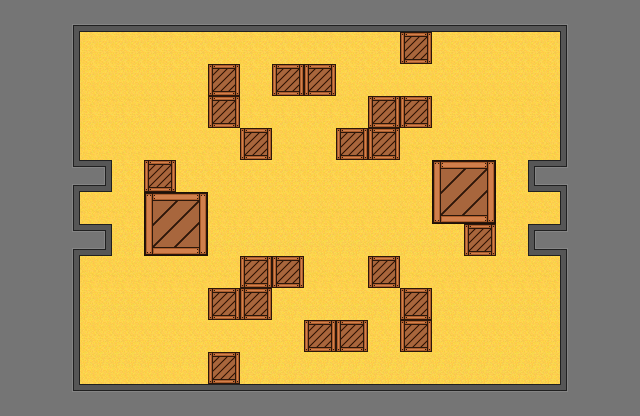

The image is a tile-based game level rendered from a .tmx file. Its description and source (layers, tilesets, objects; grid data summarised) follow:
An orthogonal 40x26 tile map with 16x16 px tiles, 2 tile layers (ground, obstacles), 2 tilesets and 31 objects (24x collision_full, 4x spawn, 3x weaponspawn).

<map version="1.0" orientation="orthogonal" renderorder="right-down" width="40" height="26" tilewidth="16" tileheight="16" nextobjectid="38">
 <properties>
  <property name="ffa" value="true" />
  <property name="name" value="Close Quarters" />
  <property name="team" value="false" />
 </properties>
 <tileset firstgid="1" name="obstaclesSheet" tilewidth="16" tileheight="16" tilecount="128" columns="16">
  <image source="sprites/obstaclesSheet.png" width="256" height="128" />
 </tileset>
 <tileset firstgid="129" name="landscapetextures" tilewidth="16" tileheight="16" tilecount="32" columns="8">
  <image source="sprites/landscapetextures.png" width="128" height="64" />
 </tileset>
 <layer name="ground" width="40" height="26">
  <data>[1040 cells, 1040 non-empty, 8 distinct tile ids]</data>
 </layer>
 <objectgroup name="spawnpoints">
  <object id="27" name="spawn1" type="spawn" x="112" y="336" width="16" height="16">
   <ellipse />
  </object>
  <object id="28" name="spawn2" type="spawn" x="112" y="64" width="16" height="16">
   <ellipse />
  </object>
  <object id="29" name="spawn3" type="spawn" x="512" y="64" width="16" height="16">
   <ellipse />
  </object>
  <object id="30" name="spawn4" type="spawn" x="512" y="336" width="16" height="16">
   <ellipse />
  </object>
 </objectgroup>
 <layer name="obstacles" width="40" height="26">
  <data>[1040 cells, 512 non-empty, 59 distinct tile ids]</data>
 </layer>
 <objectgroup name="collision">
  <object id="2" name="collision" type="collision_full" x="368" y="96" width="64" height="32">
   <properties>
    <property name="collision_level" value="2" />
   </properties>
  </object>
  <object id="3" name="collision" type="collision_full" x="336" y="128" width="64" height="32">
   <properties>
    <property name="collision_level" value="2" />
   </properties>
  </object>
  <object id="4" name="collision" type="collision_full" x="240" y="128" width="32" height="32">
   <properties>
    <property name="collision_level" value="2" />
   </properties>
  </object>
  <object id="5" name="collision" type="collision_full" x="144" y="160" width="32" height="32">
   <properties>
    <property name="collision_level" value="2" />
   </properties>
  </object>
  <object id="6" name="collision" type="collision_full" x="144" y="192" width="64" height="64">
   <properties>
    <property name="collision_level" value="2" />
   </properties>
  </object>
  <object id="7" name="collision" type="collision_full" x="432" y="160" width="64" height="64">
   <properties>
    <property name="collision_level" value="2" />
   </properties>
  </object>
  <object id="8" name="collision" type="collision_full" x="464" y="224" width="32" height="32">
   <properties>
    <property name="collision_level" value="2" />
   </properties>
  </object>
  <object id="9" name="collision" type="collision_full" x="368" y="256" width="32" height="32">
   <properties>
    <property name="collision_level" value="2" />
   </properties>
  </object>
  <object id="10" name="collision" type="collision_full" x="208" y="288" width="64" height="32">
   <properties>
    <property name="collision_level" value="2" />
   </properties>
  </object>
  <object id="11" name="collision" type="collision_full" x="208" y="352" width="32" height="32">
   <properties>
    <property name="collision_level" value="2" />
   </properties>
  </object>
  <object id="12" name="collision" type="collision_full" x="400" y="32" width="32" height="32">
   <properties>
    <property name="collision_level" value="2" />
   </properties>
  </object>
  <object id="13" name="collision" type="collision_full" x="528" y="160" width="32" height="32">
   <properties>
    <property name="collision_level" value="2" />
   </properties>
  </object>
  <object id="14" name="collision" type="collision_full" x="0" y="0" width="80" height="416">
   <properties>
    <property name="collision_level" value="3" />
   </properties>
  </object>
  <object id="15" name="collision" type="collision_full" x="528" y="224" width="32" height="32">
   <properties>
    <property name="collision_level" value="2" />
   </properties>
  </object>
  <object id="16" name="collision" type="collision_full" x="80" y="224" width="32" height="32">
   <properties>
    <property name="collision_level" value="2" />
   </properties>
  </object>
  <object id="17" name="collision" type="collision_full" x="80" y="160" width="32" height="32">
   <properties>
    <property name="collision_level" value="2" />
   </properties>
  </object>
  <object id="18" name="collision" type="collision_full" x="80" y="0" width="480" height="32">
   <properties>
    <property name="collision_level" value="3" />
   </properties>
  </object>
  <object id="19" name="collision" type="collision_full" x="560" y="0" width="80" height="416">
   <properties>
    <property name="collision_level" value="3" />
   </properties>
  </object>
  <object id="20" name="collision" type="collision_full" x="240" y="256" width="64" height="32">
   <properties>
    <property name="collision_level" value="2" />
   </properties>
  </object>
  <object id="21" name="collision" type="collision_full" x="208" y="64" width="32" height="64">
   <properties>
    <property name="collision_level" value="2" />
   </properties>
  </object>
  <object id="22" name="collision" type="collision_full" x="400" y="288" width="32" height="64">
   <properties>
    <property name="collision_level" value="2" />
   </properties>
  </object>
  <object id="23" name="collision" type="collision_full" x="272" y="64" width="64" height="32">
   <properties>
    <property name="collision_level" value="2" />
   </properties>
  </object>
  <object id="24" name="collision" type="collision_full" x="304" y="320" width="64" height="32">
   <properties>
    <property name="collision_level" value="2" />
   </properties>
  </object>
  <object id="25" name="collision" type="collision_full" x="80" y="384" width="480" height="32">
   <properties>
    <property name="collision_level" value="3" />
   </properties>
  </object>
 </objectgroup>
 <objectgroup name="weaponspawn">
  <object id="34" name="weaponspawn" x="528" y="192" width="32" height="32" />
  <object id="36" name="weaponspawn" x="304" y="192" width="32" height="32" />
  <object id="37" name="weaponspawn" x="80" y="192" width="32" height="32" />
 </objectgroup>
</map>
